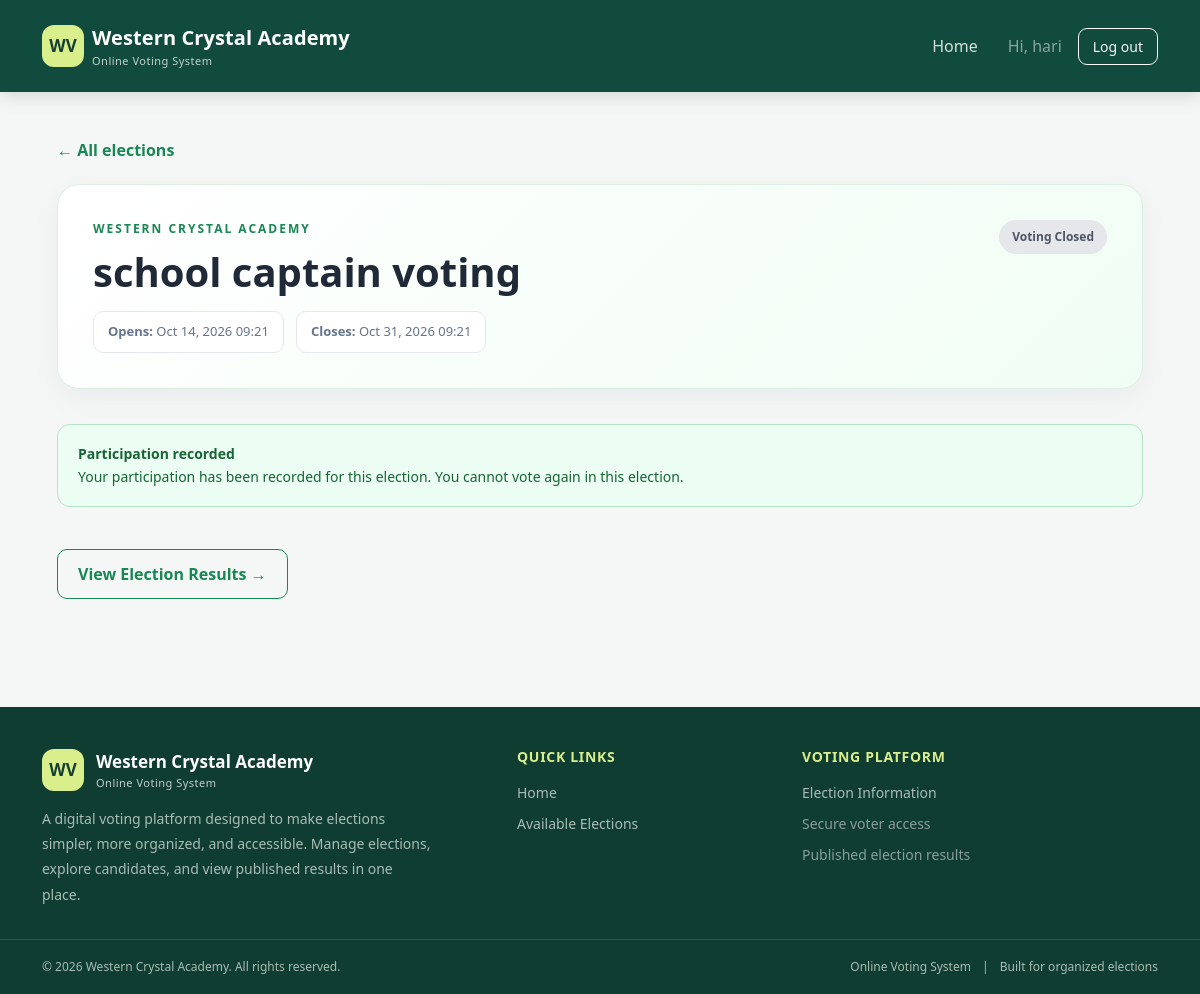
The app's page /voting/elections/1/ (signed in) with its own data.
### voting/models.py (models this page shows, shortened)
class Election(models.Model):
    title = models.CharField(max_length=150)
    description = models.TextField(blank=True)
    opens_at = models.DateTimeField()
    closes_at = models.DateTimeField()
    is_published = models.BooleanField(default=False)
    results_published = models.BooleanField(default=False)
    created_at = models.DateTimeField(auto_now_add=True)
    class Meta:
        ordering = ["-opens_at"]
    @property
    def is_open(self):
        now = timezone.now()
        return (
            self.is_published
            and self.opens_at <= now <= self.closes_at
        )

### voting/views.py (the view)
# urls.py: path("elections/<int:election_id>/", views.election_detail, name="election_detail"),
@login_required
def election_detail(request, election_id):
    election = get_object_or_404(
        Election,
        pk=election_id,
        is_published=True,
    )
    profile = getattr(
        request.user,
        "voter_profile",
        None,
    )
    has_voted = Participation.objects.filter(
        election=election,
        voter=request.user,
    ).exists()
    candidates = election.candidates.filter(
        is_active=True,
    ).order_by("full_name")
    return render(
        request,
        "voting/election_detail.html",
        {
            "election": election,
            "candidates": candidates,
            "profile": profile,
            "has_voted": has_voted,
            "is_open": election.is_open,
        },
    )

### templates/voting/election_detail.html (shortened to what this page needs)
{% extends "base.html" %}
{% block content %}
<div class="election-page">
    <a href="{% url 'home' %}" class="back-link">
        &larr; All elections
    </a>
    <section class="election-header">
        <div class="d-flex flex-wrap justify-content-between align-items-start gap-3">
            <div style="flex: 1; min-width: 0;">
                <p class="election-label">WESTERN CRYSTAL ACADEMY</p>
                <h1 class="election-title">
                    {{ election.title }}
                </h1>
            </div>
            {% if is_open %}
                <span class="election-status status-open">
                    Voting Open
                </span>
            {% else %}
                <span class="election-status status-closed">
                    Voting Closed
                </span>
            {% endif %}
        </div>
        <div class="election-dates">
            <div class="date-item">
                <strong>Opens:</strong>
                {{ election.opens_at|date:"M d, Y H:i" }}
            </div>
            <div class="date-item">
                <strong>Closes:</strong>
                {{ election.closes_at|date:"M d, Y H:i" }}
            </div>
        </div>
    </section>
    {% if not profile or not profile.is_eligible %}
        <div class="notice notice-warning">
            <strong>Voter approval required</strong><br>
            Your voter profile has not been approved yet.
            Please contact the election administrator.
        </div>
    {% elif has_voted %}
        <div class="notice notice-success">
            <strong>Participation recorded</strong><br>
            Your participation has been recorded for this election.
            You cannot vote again in this election.
        </div>
    {% else %}
        <div class="notice notice-info">
            <strong>Voting is not open</strong><br>
            This election is not currently accepting votes. Please check the opening and closing times.
        </div>
    {% endif %}
    {% if election.results_published %}
        <a
            href="{% url 'results' election.id %}"
            class="results-button"
        >
            View Election Results &rarr;
        </a>
    {% endif %}
</div>
{% endblock %}

### templates/base.html (shortened to what this page needs)
<!doctype html>
<html lang="en">
<head>
    <link href="https://cdn.jsdelivr.net/npm/bootstrap@5.3.3/dist/css/bootstrap.min.css"
          rel="stylesheet">
</head>
<body>
<nav class="navbar navbar-expand-lg navbar-dark main-navbar">
    <div class="container">
        <a class="navbar-brand d-flex align-items-center gap-2"
           href="{% url 'home' %}">
            <span class="brand-mark">WV</span>
            <span>
                Western Crystal Academy
                <small class="d-block fw-normal opacity-75 brand-subtitle">
                    Online Voting System
                </small>
            </span>
        </a>
        <div class="collapse navbar-collapse" id="mainNavigation">
            <div class="navbar-nav ms-auto align-items-lg-center gap-lg-2">
                <a class="nav-link" href="{% url 'home' %}">
                    Home
                </a>
                {% if user.is_authenticated %}
                    <span class="navbar-text text-white-50 px-lg-2">
                        Hi, {{ user.username }}
                    </span>
                    <form method="post" action="{% url 'logout' %}" class="m-0">
                        <button type="submit" class="btn btn-sm btn-outline-light btn-logout">
                            Log out
                        </button>
                    </form>
                {% endif %}
            </div>
        </div>
    </div>
</nav>
<main class="container page-main">
    {% block content %}{% endblock %}
</main>
<footer class="site-footer">
    <div class="container footer-main">
        <div class="row g-4">
            <div class="col-lg-5 col-md-6">
                <div class="footer-brand">
                    <span class="brand-mark">WV</span>
                    <span>
                        Western Crystal Academy
                        <small class="d-block fw-normal brand-subtitle opacity-75">
                            Online Voting System
                        </small>
                    </span>
                </div>
                <p class="footer-description mb-0">
                    A digital voting platform designed to make elections
                    simpler, more organized, and accessible. Manage elections,
                    explore candidates, and view published results in one place.
                </p>
            </div>
            <div class="col-lg-3 col-md-6">
                <h6 class="footer-heading">Quick Links</h6>
                <div class="footer-links">
                    <a href="{% url 'home' %}">Home</a>
                    {% if user.is_authenticated %}
                        <a href="{% url 'home' %}">Available Elections</a>
                    {% else %}
                        <a href="{% url 'login' %}">Voter Login</a>
                        <a href="{% url 'register' %}">Create an Account</a>
                    {% endif %}
                </div>
            </div>
            <div class="col-lg-4 col-md-6">
                <h6 class="footer-heading">Voting Platform</h6>
                <div class="footer-links">
                    <a href="{% url 'home' %}">Election Information</a>
                    <span class="text-white-50 small">
                        Secure voter access
                    </span>
                    <span class="text-white-50 small">
                        Published election results
                    </span>
                </div>
            </div>
        </div>
    </div>
    <div class="footer-bottom">
        <div class="container">
            <div class="row align-items-center gy-2">
                <div class="col-md-6 text-center text-md-start">
                    &copy; {% now "Y" %} Western Crystal Academy.
                    All rights reserved.
                </div>
                <div class="col-md-6 text-center text-md-end">
                    <span>Online Voting System</span>
                    <span class="mx-2">|</span>
                    <span>Built for organized elections</span>
                </div>
            </div>
        </div>
    </div>
</footer>
</body>
</html>

### templates/base.html (style rules this page uses)
:root { --brand: #176b55; --brand-dark: #104b3d; --brand-light: #21856a; --accent: #d8ef8b; --page: #f4f7f6; --text: #1d2b27; --muted: #a8bcb5; }
* { box-sizing: border-box; }
html { scroll-behavior: smooth; scroll-padding-top: 90px; }
body { min-height: 100vh; display: flex; flex-direction: column; margin: 0; background: var(--page); color: var(--text); font-family: "Segoe UI", Arial, sans-serif; }
.main-navbar { position: fixed; top: 0; left: 0; right: 0; z-index: 1030; background: var(--brand-dark); box-shadow: 0 4px 18px rgba(0, 0, 0, 0.13); min-height: 76px; }
.main-navbar .container { min-height: 76px; }
.navbar-brand { color: #fff !important; font-weight: 700; letter-spacing: 0.1px; }
.brand-mark { width: 42px; height: 42px; flex-shrink: 0; border-radius: 12px; background: var(--accent); color: #173e32; display: grid; place-items: center; font-size: 17px; font-weight: 800; }
.brand-subtitle { font-size: 11px; letter-spacing: 0.5px; }
.navbar-nav .nav-link { color: rgba(255, 255, 255, 0.83); font-weight: 500; padding: 10px 14px !important; border-radius: 8px; transition: background 0.2s ease, color 0.2s ease; }
.btn-logout { border-radius: 9px; padding: 7px 14px; }
.page-main { flex: 1; width: 100%; padding-top: 108px !important; padding-bottom: 48px !important; }
.site-footer { margin-top: auto; background: #103d32; color: #fff; }
.footer-main { padding-top: 42px; padding-bottom: 32px; }
.footer-brand { display: flex; align-items: center; gap: 12px; margin-bottom: 15px; font-weight: 700; font-size: 17px; }
.footer-description { max-width: 390px; color: var(--muted); font-size: 14px; line-height: 1.8; }
.footer-heading { margin-bottom: 16px; color: var(--accent); font-size: 14px; font-weight: 700; letter-spacing: 0.7px; text-transform: uppercase; }
.footer-links { display: flex; flex-direction: column; gap: 10px; }
.footer-links a { width: fit-content; color: var(--muted); text-decoration: none; font-size: 14px; transition: color 0.2s ease, transform 0.2s ease; }
.footer-bottom { border-top: 1px solid rgba(255, 255, 255, 0.12); padding-top: 18px; padding-bottom: 18px; color: var(--muted); font-size: 12px; }

### templates/voting/election_detail.html (style rules this page uses)
.election-page { max-width: 1200px; margin: 0 auto; padding: 30px 15px 60px; color: #1f2937; }
.back-link { display: inline-flex; align-items: center; gap: 8px; color: #198754; text-decoration: none; font-weight: 600; margin-bottom: 22px; transition: color 0.2s ease; }
.election-header { position: relative; overflow: hidden; background: linear-gradient(135deg, #ffffff, #f0fdf4); border: 1px solid #dcefe2; border-radius: 22px; padding: 35px; margin-bottom: 35px; box-shadow: 0 8px 30px rgba(15, 23, 42, 0.05); }
.election-label { color: #198754; font-size: 12px; font-weight: 800; letter-spacing: 2px; margin-bottom: 10px; }
.election-title { font-size: clamp(27px, 4vw, 40px); font-weight: 800; line-height: 1.2; margin: 0 0 15px; overflow-wrap: anywhere; }
.election-dates { display: flex; flex-wrap: wrap; gap: 12px; color: #64748b; font-size: 13px; }
.date-item { background: #ffffff; border: 1px solid #e5e7eb; border-radius: 10px; padding: 10px 14px; }
.election-status { display: inline-block; padding: 8px 13px; border-radius: 30px; font-size: 12px; font-weight: 700; white-space: nowrap; }
.status-closed { background: #e5e7eb; color: #4b5563; }
.notice { border-radius: 13px; padding: 17px 20px; margin: 20px 0; font-size: 14px; line-height: 1.7; }
.notice-success { background: #ecfdf3; border: 1px solid #b7e4c7; color: #166534; }
.results-button { display: inline-flex; align-items: center; justify-content: center; margin-top: 22px; padding: 12px 20px; border: 1px solid #198754; border-radius: 10px; color: #198754; font-weight: 700; text-decoration: none; transition: all 0.2s ease; }

### records on screen
Election: title "school captain voting", opens_at "Oct 14, 2026 09:21", closes_at "Oct 31, 2026 09:21"

### other values on screen
{{ user.username }} "hari"
